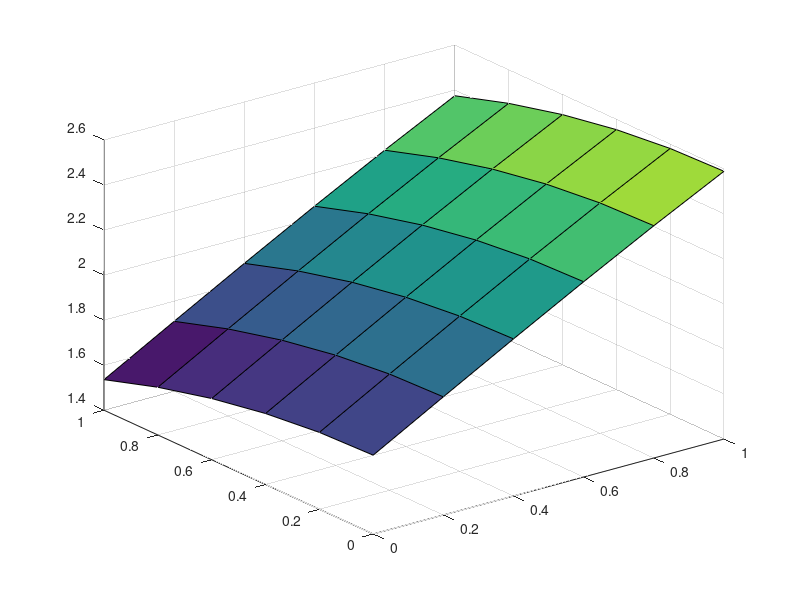

The MATLAB source for this figure: (Note: this script raises an error after producing the figure.)



%%%%%%%%%%%%%% surface equation
	A1_plot = 3.5*0.50;
	a1_plot = 0.50;
	B1_plot = 3.5*0.50;
	b1_plot = 0.50;
% z_plot = A1_plot*sin(a1_plot*x) + B1_plot*cos(b1_plot*y);
% ezplot3(x,y,z_plot)

% z_ = A1_plot*sin(a1_plot*x) + B1_plot*cos(b1_plot*y);
% 
figure;
[x_plot,y_plot] = meshgrid(0:.2:1);
Z = A1_plot*sin(a1_plot*x_plot) + B1_plot*cos(b1_plot*y_plot);	
surf(x_plot, y_plot, Z);
hold on;

% ezsurf(A1_plot*sin(a1_plot*x) + B1_plot*cos(b1_plot*y));
%     ezplot3('sin(t)','cos(t)','t',[0,6*pi])

% t = 0:1:10;
syms t
x = (67*(t/9 - 10/9)^2*(t - 1)^3)/20250 - (11*(5*t - 5)*(t/9 - 10/9)^4)/15000 + (23*(t/9 - 10/9)^3*(t - 1)^2)/81000 + (t - 1)^5/59049 - (883*(t/9 - 10/9)*(t - 1)^4)/3280500
y = - (19641980108973982129579*t^10)/6044629098073145873530880000000 + (753765644471860953603983*t^9)/9671406556917033397649408000000 + (9302070355773178356680409*t^8)/386856262276681335905976320000000 - (28352279463861598523948173629*t^7)/1353996917968384675670917120000000 + (60462413254592360308780784691*t^6)/193428131138340667952988160000000 - (103147637721276298210893774153*t^5)/48357032784585166988247040000000 + (587861161458518554248628155153*t^4)/77371252455336267181195264000000 - (671779607060045069171810475693*t^3)/48357032784585166988247040000000 + (1185167644909043133509133731001*t^2)/96714065569170333976494080000000 - (25336505908140673951380291083*t)/6044629098073145873530880000000 + 13524614946463339682823930751505360900677/186091919409888222206532988439248240640000000
z = (7*cos((4683012988322731*t^10)/2882303761517117440000000 - (701998960666229*t^9)/18014398509481984000000 - (8663228112992997*t^8)/720575940379279360000000 + (6446561988891881*t^7)/615726511554560000000 - (214805642622879*t^6)/1374389534720000000 + (5863264375493389*t^5)/5497558138880000000 - (1670801911639383*t^4)/439804651110400000 + (954656239656579*t^3)/137438953472000000 - (1684224521496053*t^2)/274877906944000000 + (5760854471223109*t)/2748779069440000000 - 2681310520134487/73786976294838206464))/4 + (7*sin((67*(t/9 - 10/9)^2*(t - 1)^3)/40500 - ((t/9 - 10/9)^4*(55*t - 55))/30000 + (23*(t/9 - 10/9)^3*(t - 1)^2)/162000 + (t - 1)^5/118098 - (((883*t)/9 - 8830/9)*(t - 1)^4)/6561000))/4


% y = (3954289611*t^10)/400000000000000000 - (94403116987*t^9)/90000000000000000 + (27444966803*t^8)/800000000000000 - (74503357617*t^7)/140000000000000 + (106674298163*t^6)/24000000000000 - (20292554409*t^5)/1000000000000 + (19125763359*t^4)/400000000000 - (364790327*t^3)/6000000000 + (39186447*t^2)/400000000 - (535463*t)/10000000;
% x = (7437*t^4*(t/10 - 1))/10000000 - (751*t*(t/10 - 1)^4)/4000 - (4501*t^2*(t/10 - 1)^3)/20000 + (2129*t^3*(t/10 - 1)^2)/200000 + t^5/100000;
% z =(7*cos((3954289611*t^10)/800000000000000000 - (94403116987*t^9)/180000000000000000 + (27444966803*t^8)/1600000000000000 - (74503357617*t^7)/280000000000000 + (106674298163*t^6)/48000000000000 - (20292554409*t^5)/2000000000000 + (19125763359*t^4)/800000000000 - (364790327*t^3)/12000000000 + (39186447*t^2)/800000000 - (535463*t)/20000000))/4 + (7*sin((7437*t^4*(t/10 - 1))/20000000 - (751*t*(t/10 - 1)^4)/8000 - (4501*t^2*(t/10 - 1)^3)/40000 + (2129*t^3*(t/10 - 1)^2)/400000 + t^5/200000))/4
% 
figure
ezplot3(x,y,z, [1, 10])